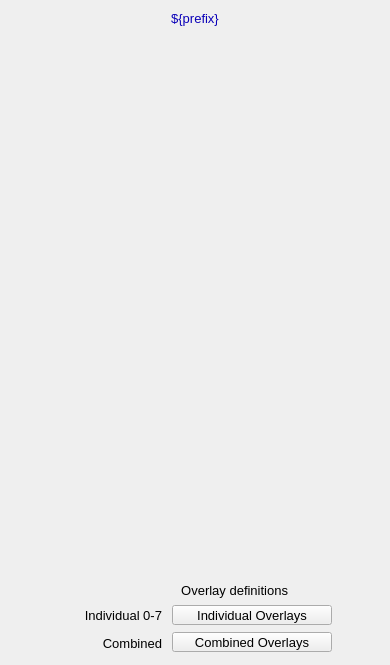
<?xml version="1.0" ?>
<ui version="4.0">
  <class>Dialog</class>
  <widget class="QWidget" name="screen">
    <property name="geometry">
      <rect>
        <x>154</x>
        <y>55</y>
        <width>390</width>
        <height>665</height>
      </rect>
    </property>
    <property name="styleSheet">
      <string notr="true">QWidget#screen {
  color: rgb(0, 0, 0);
  background-color: rgb(187, 187, 187);
  }</string>
    </property>
    <property name="windowTitle">
      <string>NDOverlay</string>
    </property>
    <widget class="PyDMDrawingRectangle" name="rectangle">
      <property name="geometry">
        <rect>
          <x>0</x>
          <y>5</y>
          <width>390</width>
          <height>25</height>
        </rect>
      </property>
      <property name="brush" stdset="0">
        <brush brushstyle="SolidPattern">
          <color alpha="255">
            <red>218</red>
            <green>218</green>
            <blue>218</blue>
          </color>
        </brush>
      </property>
      <property name="penStyle" stdset="0">
        <enum>Qt::SolidLine</enum>
      </property>
      <property name="penColor" stdset="0">
        <color>
          <red>218</red>
          <green>218</green>
          <blue>218</blue>
        </color>
      </property>
      <property name="penWidth" stdset="0">
        <double>0</double>
      </property>
      <property name="penCapStyle" stdset="0">
        <enum>Qt::FlatCap</enum>
      </property>
      <property name="toolTip">
        <string>rectangle</string>
      </property>
    </widget>
    <widget class="QLabel" name="text">
      <property name="geometry">
        <rect>
          <x>87</x>
          <y>6</y>
          <width>216</width>
          <height>25</height>
        </rect>
      </property>
      <property name="text">
        <string>${prefix}</string>
      </property>
      <property name="font" stdset="0">
        <font>
          <pointsize>10</pointsize>
        </font>
      </property>
      <property name="brush" stdset="0">
        <brush brushstyle="SolidPattern">
          <color alpha="255">
            <red>10</red>
            <green>0</green>
            <blue>184</blue>
          </color>
        </brush>
      </property>
      <property name="toolTip">
        <string>text</string>
      </property>
      <property name="alignment">
        <set>Qt::AlignCenter</set>
      </property>
      <property name="styleSheet">
        <string notr="true">QLabel#text {
  color: rgb(10, 0, 184);
  }</string>
      </property>
    </widget>
    <widget class="PyDMEmbeddedDisplay" name="composite">
      <property name="geometry">
        <rect>
          <x>5</x>
          <y>40</y>
          <width>380</width>
          <height>530</height>
        </rect>
      </property>
      <property name="toolTip">
        <string>composite</string>
      </property>
      <property name="filename" stdset="0">
        <string>PluginBase_V22.ui</string>
      </property>
    </widget>
    <widget class="PyDMFrame" name="composite_1">
      <property name="geometry">
        <rect>
          <x>5</x>
          <y>575</y>
          <width>380</width>
          <height>85</height>
        </rect>
      </property>
      <widget class="PyDMDrawingRectangle" name="rectangle_1">
        <property name="geometry">
          <rect>
            <x>0</x>
            <y>0</y>
            <width>380</width>
            <height>85</height>
          </rect>
        </property>
        <property name="brush" stdset="0">
          <brush brushstyle="NoBrush">
            <color alpha="255">
              <red>0</red>
              <green>0</green>
              <blue>0</blue>
            </color>
          </brush>
        </property>
        <property name="penStyle" stdset="0">
          <enum>Qt::SolidLine</enum>
        </property>
        <property name="penColor" stdset="0">
          <color>
            <red>0</red>
            <green>0</green>
            <blue>0</blue>
          </color>
        </property>
        <property name="penWidth" stdset="0">
          <double>1</double>
        </property>
        <property name="penCapStyle" stdset="0">
          <enum>Qt::FlatCap</enum>
        </property>
        <property name="toolTip">
          <string>rectangle_1</string>
        </property>
      </widget>
      <widget class="PyDMRelatedDisplayButton" name="related_display">
        <property name="geometry">
          <rect>
            <x>167</x>
            <y>30</y>
            <width>160</width>
            <height>20</height>
          </rect>
        </property>
        <property name="toolTip">
          <string>Individual Overlays</string>
        </property>
        <property name="text">
          <string>Individual Overlays</string>
        </property>
        <property name="showIcon" stdset="0">
          <bool>true</bool>
        </property>
        <property name="font" stdset="0">
          <font>
            <pointsize>10</pointsize>
          </font>
        </property>
        <property name="styleSheet">
          <string notr="true">PyDMRelatedDisplayButton#related_display {
  color: rgb(0, 0, 0);
  background-color: rgb(115, 223, 255);
  }</string>
        </property>
        <property name="titles" stdset="0">
          <stringlist>
            <string>Overlay 1</string>
            <string>Overlay 2</string>
            <string>Overlay 3</string>
            <string>Overlay 4</string>
            <string>Overlay 5</string>
            <string>Overlay 6</string>
            <string>Overlay 7</string>
            <string>Overlay 8</string>
          </stringlist>
        </property>
        <property name="filenames" stdset="0">
          <stringlist>
            <string>OverlayN_V22.ui</string>
            <string>OverlayN_V22.ui</string>
            <string>OverlayN_V22.ui</string>
            <string>OverlayN_V22.ui</string>
            <string>OverlayN_V22.ui</string>
            <string>OverlayN_V22.ui</string>
            <string>OverlayN_V22.ui</string>
            <string>OverlayN_V22.ui</string>
          </stringlist>
        </property>
        <property name="macros" stdset="0">
          <stringlist>
            <string>P=${P}, R=${R}1:</string>
            <string>P=${P}, R=${R}2:</string>
            <string>P=${P}, R=${R}3:</string>
            <string>P=${P}, R=${R}4:</string>
            <string>P=${P}, R=${R}5:</string>
            <string>P=${P}, R=${R}6:</string>
            <string>P=${P}, R=${R}7:</string>
            <string>P=${P}, R=${R}8:</string>
          </stringlist>
        </property>
        <property name="openInNewWindow" stdset="0">
          <bool>true</bool>
        </property>
      </widget>
      <widget class="QLabel" name="text_1">
        <property name="geometry">
          <rect>
            <x>17</x>
            <y>30</y>
            <width>140</width>
            <height>20</height>
          </rect>
        </property>
        <property name="text">
          <string>Individual 0-7</string>
        </property>
        <property name="font" stdset="0">
          <font>
            <pointsize>10</pointsize>
          </font>
        </property>
        <property name="brush" stdset="0">
          <brush brushstyle="SolidPattern">
            <color alpha="255">
              <red>0</red>
              <green>0</green>
              <blue>0</blue>
            </color>
          </brush>
        </property>
        <property name="toolTip">
          <string>text_1</string>
        </property>
        <property name="alignment">
          <set>Qt::AlignRight|Qt::AlignTrailing|Qt::AlignVCenter</set>
        </property>
        <property name="styleSheet">
          <string notr="true">QLabel#text_1 {
  color: rgb(0, 0, 0);
  }</string>
        </property>
      </widget>
      <widget class="PyDMRelatedDisplayButton" name="related_display_1">
        <property name="geometry">
          <rect>
            <x>167</x>
            <y>57</y>
            <width>160</width>
            <height>20</height>
          </rect>
        </property>
        <property name="toolTip">
          <string>Combined Overlays</string>
        </property>
        <property name="text">
          <string>Combined Overlays</string>
        </property>
        <property name="showIcon" stdset="0">
          <bool>true</bool>
        </property>
        <property name="font" stdset="0">
          <font>
            <pointsize>10</pointsize>
          </font>
        </property>
        <property name="styleSheet">
          <string notr="true">PyDMRelatedDisplayButton#related_display_1 {
  color: rgb(0, 0, 0);
  background-color: rgb(115, 223, 255);
  }</string>
        </property>
        <property name="titles" stdset="0">
          <stringlist>
            <string>Overlays 1-8</string>
            <string>Overlays 9-16</string>
          </stringlist>
        </property>
        <property name="filenames" stdset="0">
          <stringlist>
            <string>Overlay8_V22.ui</string>
            <string>Overlay8_V22.ui</string>
          </stringlist>
        </property>
        <property name="macros" stdset="0">
          <stringlist>
            <string>P=${P},R=${R},O1=${R}1:,O2=${R}2:,O3=${R}3:,O4=${R}4:,O5=${R}5:,O6=${R}6:,O7=${R}7:,O8=${R}8:</string>
            <string>P=${P},R=${R},O1=${R}9:,O2=${R}10:,O3=${R}11:,O4=${R}12:,O5=${R}13:,O6=${R}14:,O7=${R}15:,O8=${R}16:</string>
          </stringlist>
        </property>
        <property name="openInNewWindow" stdset="0">
          <bool>true</bool>
        </property>
      </widget>
      <widget class="QLabel" name="text_2">
        <property name="geometry">
          <rect>
            <x>133</x>
            <y>5</y>
            <width>150</width>
            <height>20</height>
          </rect>
        </property>
        <property name="text">
          <string>Overlay definitions</string>
        </property>
        <property name="font" stdset="0">
          <font>
            <pointsize>10</pointsize>
          </font>
        </property>
        <property name="brush" stdset="0">
          <brush brushstyle="SolidPattern">
            <color alpha="255">
              <red>0</red>
              <green>0</green>
              <blue>0</blue>
            </color>
          </brush>
        </property>
        <property name="toolTip">
          <string>text_2</string>
        </property>
        <property name="alignment">
          <set>Qt::AlignRight|Qt::AlignTrailing|Qt::AlignVCenter</set>
        </property>
        <property name="styleSheet">
          <string notr="true">QLabel#text_2 {
  color: rgb(0, 0, 0);
  }</string>
        </property>
      </widget>
      <widget class="QLabel" name="text_3">
        <property name="geometry">
          <rect>
            <x>77</x>
            <y>58</y>
            <width>80</width>
            <height>20</height>
          </rect>
        </property>
        <property name="text">
          <string>Combined</string>
        </property>
        <property name="font" stdset="0">
          <font>
            <pointsize>10</pointsize>
          </font>
        </property>
        <property name="brush" stdset="0">
          <brush brushstyle="SolidPattern">
            <color alpha="255">
              <red>0</red>
              <green>0</green>
              <blue>0</blue>
            </color>
          </brush>
        </property>
        <property name="toolTip">
          <string>text_3</string>
        </property>
        <property name="alignment">
          <set>Qt::AlignRight|Qt::AlignTrailing|Qt::AlignVCenter</set>
        </property>
        <property name="styleSheet">
          <string notr="true">QLabel#text_3 {
  color: rgb(0, 0, 0);
  }</string>
        </property>
      </widget>
    </widget>
  </widget>
  <customwidgets>
    <customwidget>
      <class>PyDMDrawingRectangle</class>
      <extends>QWidget</extends>
      <header>pydm.widgets.drawing</header>
    </customwidget>
    <customwidget>
      <class>PyDMLabel</class>
      <extends>QLabel</extends>
      <header>pydm.widgets.label</header>
    </customwidget>
    <customwidget>
      <class>PyDMEmbeddedDisplay</class>
      <extends>QFrame</extends>
      <header>pydm.widgets.embedded_display</header>
    </customwidget>
    <customwidget>
      <class>PyDMFrame</class>
      <extends>QFrame</extends>
      <header>pydm.widgets.frame</header>
    </customwidget>
    <customwidget>
      <class>PyDMRelatedDisplayButton</class>
      <extends>QPushButton</extends>
      <header>pydm.widgets.related_display_button</header>
    </customwidget>
  </customwidgets>
</ui>
